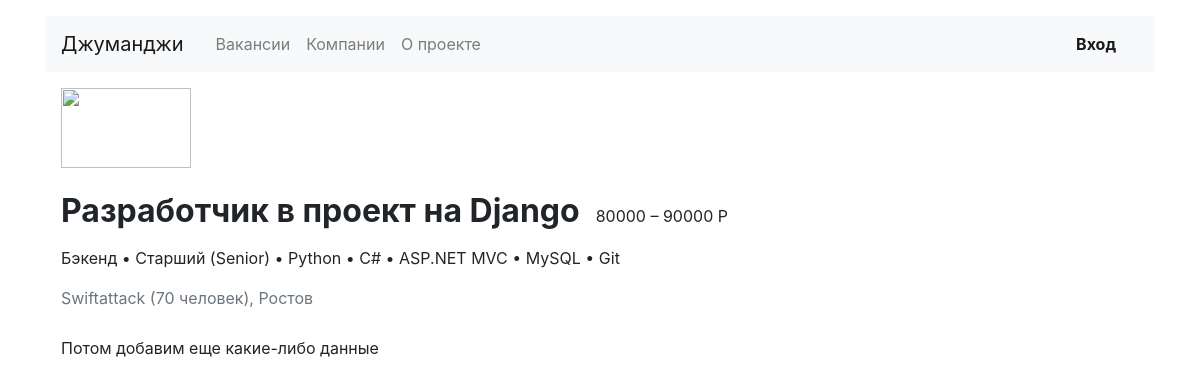
Before: /jobs/2/ with the older database file.
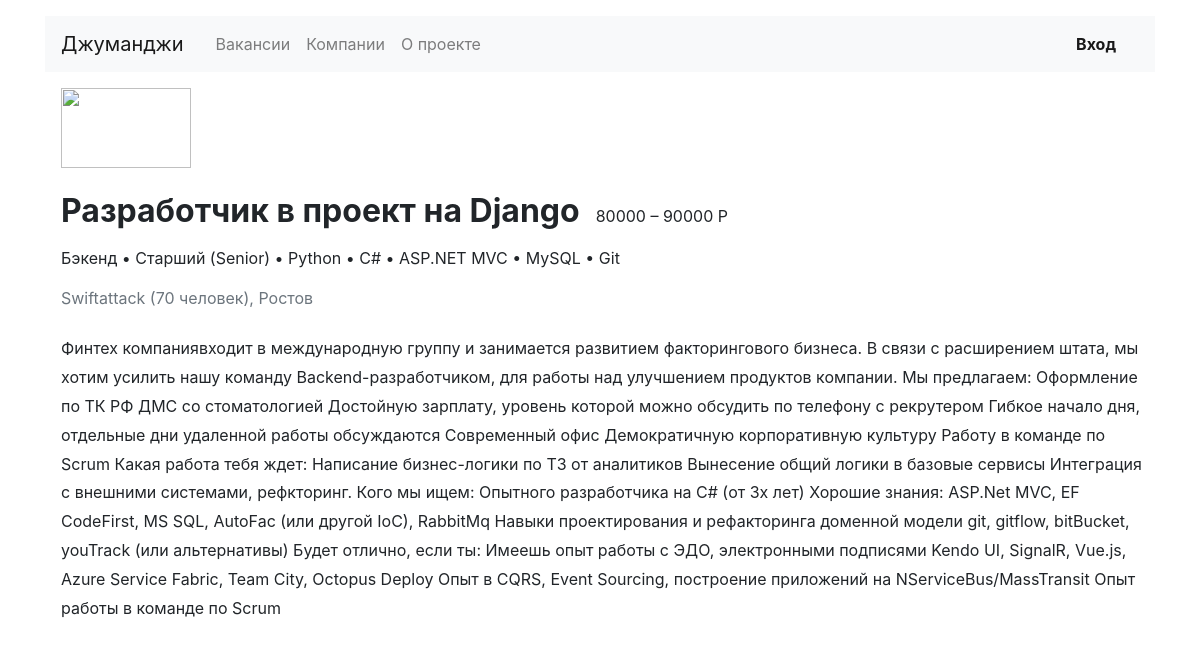
After: the same page with the newer database file.
### vacancy/models.py (models this page shows, shortened)
class Vacancy(models.Model):
    id = models.IntegerField(primary_key=True)
    title = models.CharField(max_length=150)
    speciality = models.ForeignKey(Speciality, on_delete=models.CASCADE, related_name='vacancies')
    company = models.ForeignKey(Company, on_delete=models.CASCADE, related_name='company_vacancies')
    skills = models.TextField(blank=True, db_index=True)
    description = models.TextField(blank=True, db_index=True)
    salary_min = models.PositiveIntegerField(blank=True)
    salary_max = models.PositiveIntegerField(blank=True)
    published_at = models.DateTimeField(auto_now_add=True)

class Company(models.Model):
    id = models.IntegerField(primary_key=True)
    name = models.CharField(max_length=50)
    location = models.CharField(max_length=50)
    logo = models.CharField(max_length=50)
    description = models.TextField(blank=True, db_index=True)
    employee_count = models.IntegerField(blank=True)
    def __str__(self):
        return f'{self.name}'

### vacancy/views.py (the view)
# urls.py: path('jobs/<int:id>/', SpecialitySingleVacancy.as_view(), name='speciality_single_page'),
class SpecialitySingleVacancy(View):
    def get(self, request, id:int):
        vacancies = Vacancy.objects.get(id=id)
        employee_c = vacancies.company.employee_count
        location = vacancies.company.location
        return render(request, 'vacancy/speciality_single_vacansy.html', {'vacancies': vacancies, 'count': employee_c, 'loc': location})

### vacancy/templates/vacancy/speciality_single_vacansy.html
{% extends 'base.html' %}
{% block company %}
<section class="pl-3">
          <a href="#"><img src="https://place-hold.it/130x80" width="130" height="80" alt=""></a>
          <div class="d-flex align-items-baseline align-content-baseline">
            <h1 class="h2 mt-4 font-weight-bold">{{ vacancies.title }}</h1>
            <p class="m-0 pl-3">{{ vacancies.salary_min }} – {{ vacancies.salary_max }} Р</p>
          </div>
          <p class="mt-2">{{ vacancies.skills }}</p>
          <p class="text-muted mb-4">{{ vacancies.company }} ({{ count }} человек), {{ loc }}</p>
          <div style="line-height: 1.8;">
            <p>{{ vacancies.description }}</p>
          </div>
        </section>
{% endblock %}

Changed rows visible on the page:
changed Vacancy "Разработчик в проект на Django": description "Потом добавим еще какие-либо данные" → "Финтех компаниявходит в международную группу и занимается развитием факторингового бизнеса. В связи с расширением штата, мы хотим усилить нашу команду Backend-разработчиком, для работы над улучшением продуктов компании. Мы предлагаем: Оформление по ТК РФ ДМС со стоматологией Достойную зарплату, уровень которой можно обсудить по телефону с рекрутером Гибкое начало дня, отдельные дни удаленной работы обсуждаются Современный офис Демократичную корпоративную культуру Работу в команде по Scrum Какая работа тебя ждет: Написание бизнес-логики по ТЗ от аналитиков Вынесение общий логики в базовые сервисы Интеграция с внешними системами, рефкторинг. Кого мы ищем: Опытного разработчика на C# (от 3х…"
